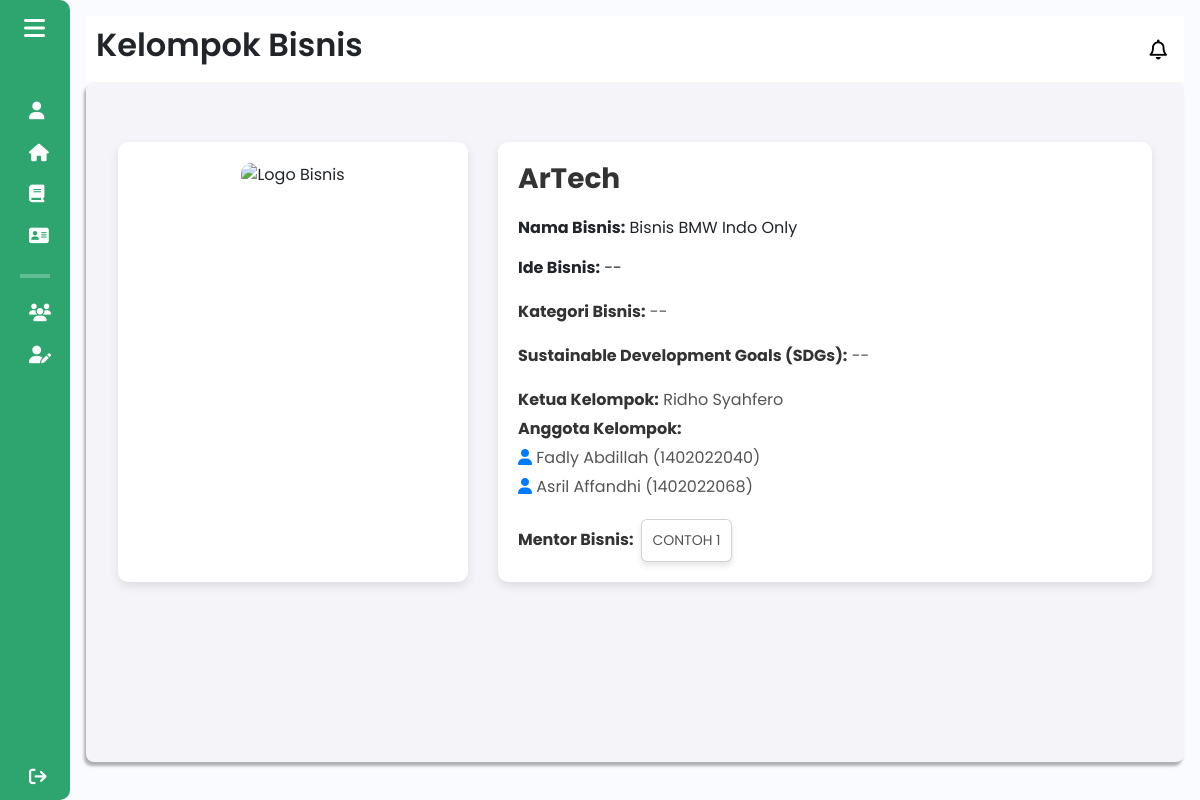
The page /components/pages/mahasiswa/detail_kelompok_bisnis.php?id=21 (signed in) on the database its author committed.
### tables this page shows
CREATE TABLE `mahasiswa` (
  `id` int(11) NOT NULL,
  `user_id` int(11) NOT NULL,
  `nama` varchar(100) NOT NULL,
  `npm` varchar(15) NOT NULL,
  `program_studi` varchar(100) NOT NULL,
  `tahun_angkatan` varchar(100) NOT NULL,
  `email` varchar(100) DEFAULT NULL,
  `contact` varchar(15) DEFAULT NULL,
  `fakultas` varchar(100) DEFAULT NULL,
  `id_kelompok` int(11) DEFAULT NULL
);

CREATE TABLE `anggota_kelompok` (
  `id` int(11) NOT NULL,
  `id_kelompok` int(11) DEFAULT NULL,
  `npm_anggota` varchar(20) DEFAULT NULL
);

### components/pages/mahasiswa/detail_kelompok_bisnis.php (the view, shortened to what this page needs)
<?php
include $_SERVER['DOCUMENT_ROOT'] . '/Aplikasi-Kewirausahaan/config/db_connection.php';
$npm_mahasiswa = $_SESSION['npm'] ?? null;
$cekKelompokQuery = "
    SELECT kb.*, ak.id_kelompok AS anggota_id
    FROM kelompok_bisnis kb
    LEFT JOIN anggota_kelompok ak ON kb.id_kelompok = ak.id_kelompok
    WHERE kb.npm_ketua = '$npm_mahasiswa' OR ak.npm_anggota = '$npm_mahasiswa' LIMIT 1";
$cekKelompokResult = mysqli_query($conn, $cekKelompokQuery);
$kelompokTerdaftar = mysqli_fetch_assoc($cekKelompokResult) ?: [];
$mentorAda = !empty($kelompokTerdaftar['mentor_bisnis']);
?>
<!DOCTYPE html>
<html lang="en">
<head>
    <link href="https://cdn.lineicons.com/4.0/lineicons.css" rel="stylesheet" />
    <link href="https://cdn.jsdelivr.net/npm/bootstrap@5.3.0-alpha3/dist/css/bootstrap.min.css" rel="stylesheet"
>
    <link rel="stylesheet" href="/Aplikasi-Kewirausahaan/assets/css/detail_kelompok.css">
</head>
<body>
    <div class="wrapper">
        <?php include 'sidebar_mahasiswa.php'; ?>
        <div class="main p-3">
            <div class="main_header">
                <?php
                    include 'header_mahasiswa.php';
                ?>
            </div>
            <div class="main_wrapper">
                <?php if ($kelompokTerdaftar) { ?>
                    <div class="container">
                        <div class="left">
                            <img alt="Logo Bisnis" src="/Aplikasi-Kewirausahaan/components/pages/mahasiswa/logos/<?php echo $kelompokTerdaftar['logo_bisnis']; ?>" />
                        </div>
                        <div class="right">
                        <?php if (!$mentorAda) { ?>
                            <div class="title-edit">
                                <h1 id="nama-kelompok-text"><?php echo htmlspecialchars($kelompokTerdaftar['nama_kelompok']); ?></h1>
                                <input type="text" id="nama-kelompok-input" value="<?php echo htmlspecialchars($kelompokTerdaftar['nama_kelompok']); ?>" style="display: none;" />
                                <button class="edit-btn" type="button" title="Edit Kelompok Bisnis">
                                    <i class="fas fa-edit"></i>
                                </button>
                            </div>
                        <?php } else { ?>
                            <div class="title-edit">
                                <h1 id="nama-kelompok-text"><?php echo htmlspecialchars($kelompokTerdaftar['nama_kelompok']); ?></h1>
                            </div>
                        <?php } ?>
                            <div class="ide_bisnis">
                                <p><strong>Nama Bisnis:</strong> <?php echo htmlspecialchars($kelompokTerdaftar['nama_bisnis'] ?? '--'); ?></p>
                            </div>
                            <div class="ide_bisnis">
                                <p><strong>Ide Bisnis:</strong> <?php echo htmlspecialchars($kelompokTerdaftar['ide_bisnis'] ?? '--'); ?></p>
                            </div>
                            <div class="category">
                                <p><strong>Kategori Bisnis:</strong> <?php echo htmlspecialchars($kelompokTerdaftar['kategori_bisnis'] ?? '--'); ?></p>
                            </div>
                            <div class="sdg">
                                <p><strong>Sustainable Development Goals (SDGs):</strong> <?php echo htmlspecialchars($kelompokTerdaftar['sdg'] ?? '--'); ?></p>
                            </div>
                            <div class="bottom">
                                <div class="members">
                                <p><strong>Ketua Kelompok:</strong>
                                    <?php
                                    $ketuaQuery = "SELECT nama FROM mahasiswa WHERE npm = '" . ($kelompokTerdaftar['npm_ketua'] ?? '') . "' LIMIT 1";
                                    $ketuaResult = mysqli_query($conn, $ketuaQuery);
                                    $ketuaData = mysqli_fetch_assoc($ketuaResult) ?: [];
                                    echo htmlspecialchars($ketuaData['nama'] ?? 'Data tidak tersedia');
                                    ?>
                                </p>
                                <p><strong>Anggota Kelompok:</strong></p>
                                <?php
                                $anggotaQuery = "
                                    SELECT ak.npm_anggota, m.nama
                                    FROM anggota_kelompok ak
                                    JOIN mahasiswa m ON ak.npm_anggota = m.npm
                                    WHERE ak.id_kelompok = '" . ($kelompokTerdaftar['id_kelompok'] ?? '') . "'";
                                $anggotaResult = mysqli_query($conn, $anggotaQuery);
                                if (mysqli_num_rows($anggotaResult) > 0) {
                                    while ($anggota = mysqli_fetch_assoc($anggotaResult)) {
                                        echo "<p><i class='fas fa-user'></i> " . htmlspecialchars($anggota['nama'] ?? 'Nama tidak tersedia') . " (" . htmlspecialchars($anggota['npm_anggota'] ?? 'NPM tidak tersedia') . ")</p>";
                                    }
                                } else {
                                    echo "<p>Belum ada anggota kelompok.</p>";
                                }
                                ?>
                                </div>
                                <div class="tutor">
                                    <div class="d-flex align-items-center mentor">
                                        <strong class="me-2">Mentor Bisnis:</strong>
                                        <?php if ($mentorAda) { ?>
                                            <a class="text-decoration-none" data-bs-toggle="collapse" href="#collapseExample" role="button" aria-expanded="false" aria-controls="collapseExample">
                                                <div class="card d-inline-block" title="Lihat Detail Mentor Bisnis">
                                                    <div class="card-body p-0">
                                                        <p class="card-text m-0 text-center">
                                                            <?php echo htmlspecialchars($kelompokTerdaftar['mentor_bisnis']); ?>
                                                        </p>
                                                    </div>
                                                </div>
                                            </a>
                                        <?php } else { ?>
                                            <span class="text-muted">Belum ada mentor bisnis</span>
                                        <?php } ?>
                                    </div>
                                </div>
                            </div>
                        </div>
                    </div>
                <?php } else { ?>
                    <div class="alert alert-warning">Kelompok Bisnis belum terdaftar.</div>
                <?php } ?>
            </div>
        </div>
    </div>
</body>
</html>

### assets/css/detail_kelompok.css (style rules this page uses)
body { font-family: "Arial", sans-serif; background-color: #f4f7fb; }
.container { display: flex; flex-direction: row; gap: 30px; padding: 40px; justify-content: center; }
.left { width: 350px; background-color: #fff; border-radius: 10px; box-shadow: 0 4px 10px rgba(0, 0, 0, 0.1); padding: 20px; text-align: center; }
.left img { width: 100%; height: auto; border-radius: 10px; }
.right { flex: 1; background-color: #fff; border-radius: 10px; box-shadow: 0 4px 10px rgba(0, 0, 0, 0.1); padding: 20px; }
.title-edit { display: flex; justify-content: space-between; align-items: center; margin-bottom: 20px; }
.title-edit h1 { margin: 0; font-size: 28px; font-weight: bold; color: #333; }
.category, .sdg, .members, .tutor { margin-top: 20px; }
.category p, .sdg p, .members p, .tutor p { font-size: 16px; color: #555; }
.category strong, .sdg strong, .members strong, .tutor strong { font-weight: bold; color: #333; }
.members p, .tutor p { font-size: 16px; color: #333; margin-bottom: 5px; }
.members p i, .tutor p i { color: #007bff; }
.bottom { margin-top: 20px; }
.bottom p { font-size: 16px; color: #555; }
.bottom p strong { font-weight: bold; color: #333; }
.card { flex: 1; padding: 10px; border: 1px solid #ddd; border-radius: 10px; box-shadow: 0 4px 6px rgba(0, 0, 0, 0.1); text-align: center; background-color: #fff; cursor: pointer; transition: transform 0.2s, box-shadow 0.2s; }
.card p { font-size: 14px; color: #555; }

### assets/css/sidebar.css (style rules this page uses)
a { text-decoration: none; }
h1 { font-weight: 600; font-size: 1.5rem; }
body { font-family: "Poppins", sans-serif; }
.wrapper { display: flex; }
.main { min-height: 100vh; width: 100%; overflow: hidden; transition: all 0.35s ease-in-out; background-color: #fafbfe; }
.main_wrapper { width: 100%; height: 85vh; background-color: #f4f4f9; box-shadow: -2px 4px 3px rgba(0, 0, 0, 0.3); margin: 0; padding: 20px; overflow-y: auto; border-radius: 8px; }

### assets/css/header.css (style rules this page uses)
a { text-decoration: none; }
h1 { font-weight: 600; font-size: 1.5rem; }
body { font-family: "Poppins", sans-serif; }
.main_header { display: flex; justify-content: space-between; align-items: center; padding: 5px; background-color: #fff; min-height: 50px; }

### rows shown on the page
mahasiswa: nama "Ridho Syahfero"
anggota_kelompok: mahasiswa.nama "Fadly Abdillah", npm_anggota "1402022040"
anggota_kelompok: mahasiswa.nama "Asril Affandhi", npm_anggota "1402022068"

### other values the page prints
$pageTitle "Kelompok Bisnis"
$kelompokTerdaftar['nama_kelompok'] "ArTech"
$kelompokTerdaftar['nama_bisnis'] "Bisnis BMW Indo Only"
$kelompokTerdaftar['ide_bisnis'] "--"
$kelompokTerdaftar['kategori_bisnis'] "--"
$kelompokTerdaftar['sdg'] "--"
$kelompokTerdaftar['mentor_bisnis'] "CONTOH 1"
